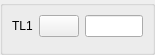
<ui version="4.0" >
 <class>DlgRef_1SelExt_QTD</class>
 <widget class="QWidget" name="DlgRef_1SelExt_QTD" >
  <property name="geometry" >
   <rect>
    <x>0</x>
    <y>0</y>
    <width>155</width>
    <height>51</height>
   </rect>
  </property>
  <property name="windowTitle" >
   <string/>
  </property>
  <layout class="QGridLayout" >
   <property name="margin" >
    <number>0</number>
   </property>
   <property name="spacing" >
    <number>0</number>
   </property>
   <item row="0" column="0" >
    <widget class="QGroupBox" name="GroupBox1" >
     <property name="sizePolicy" >
      <sizepolicy>
       <hsizetype>7</hsizetype>
       <vsizetype>7</vsizetype>
       <horstretch>0</horstretch>
       <verstretch>0</verstretch>
      </sizepolicy>
     </property>
     <property name="title" >
      <string/>
     </property>
     <layout class="QGridLayout" >
      <property name="margin" >
       <number>9</number>
      </property>
      <property name="spacing" >
       <number>6</number>
      </property>
      <item row="1" column="0" colspan="3" >
       <widget class="QWidget" native="1" name="Box" />
      </item>
      <item row="0" column="0" >
       <widget class="QLabel" name="TextLabel1" >
        <property name="sizePolicy" >
         <sizepolicy>
          <hsizetype>0</hsizetype>
          <vsizetype>0</vsizetype>
          <horstretch>0</horstretch>
          <verstretch>0</verstretch>
         </sizepolicy>
        </property>
        <property name="text" >
         <string>TL1</string>
        </property>
        <property name="wordWrap" >
         <bool>false</bool>
        </property>
       </widget>
      </item>
      <item row="0" column="1" >
       <widget class="QPushButton" name="PushButton1" >
        <property name="sizePolicy" >
         <sizepolicy>
          <hsizetype>0</hsizetype>
          <vsizetype>0</vsizetype>
          <horstretch>0</horstretch>
          <verstretch>0</verstretch>
         </sizepolicy>
        </property>
        <property name="text" >
         <string/>
        </property>
       </widget>
      </item>
      <item row="0" column="2" >
       <widget class="QLineEdit" name="LineEdit1" />
      </item>
     </layout>
    </widget>
   </item>
  </layout>
 </widget>
 <layoutdefault spacing="6" margin="11" />
 <pixmapfunction>qPixmapFromMimeSource</pixmapfunction>
 <tabstops>
  <tabstop>PushButton1</tabstop>
  <tabstop>LineEdit1</tabstop>
 </tabstops>
 <resources/>
 <connections/>
</ui>
